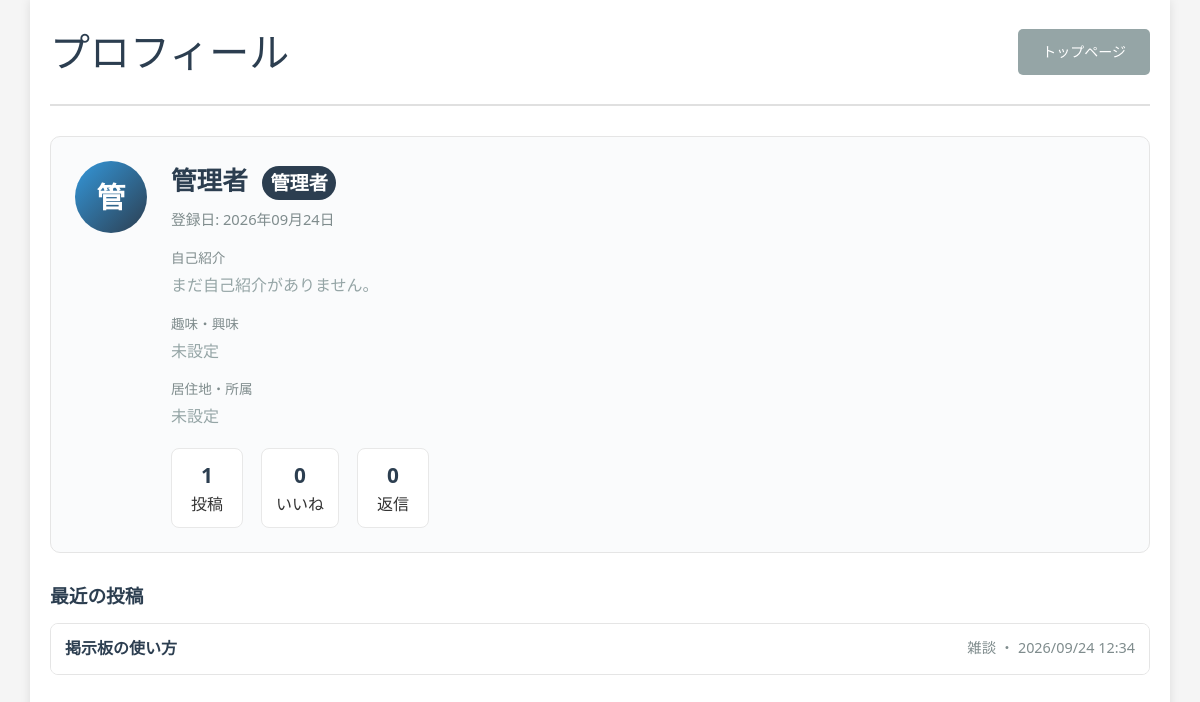
The page /profile.php?id=1 on the database its author committed.
### tables this page shows
CREATE TABLE IF NOT EXISTS users (
    id INT AUTO_INCREMENT PRIMARY KEY,
    name VARCHAR(100) NOT NULL,
    email VARCHAR(255) NOT NULL UNIQUE,
    password VARCHAR(255) NOT NULL,
    is_admin TINYINT(1) NOT NULL DEFAULT 0,
    bio TEXT NULL,
    hobby VARCHAR(100) NULL,
    location VARCHAR(100) NULL,
    avatar VARCHAR(255) NULL,
    created_at TIMESTAMP DEFAULT CURRENT_TIMESTAMP,
    updated_at TIMESTAMP DEFAULT CURRENT_TIMESTAMP ON UPDATE CURRENT_TIMESTAMP
);

CREATE TABLE IF NOT EXISTS posts (
    id INT AUTO_INCREMENT PRIMARY KEY,
    user_id INT NULL,
    is_pinned TINYINT(1) NOT NULL DEFAULT 0,
    category VARCHAR(100) NOT NULL DEFAULT '雑談',
    title VARCHAR(255) NOT NULL,
    content TEXT NOT NULL,
    author VARCHAR(100) NOT NULL,
    image_path VARCHAR(255) NULL,
    created_at TIMESTAMP DEFAULT CURRENT_TIMESTAMP,
    updated_at TIMESTAMP DEFAULT CURRENT_TIMESTAMP ON UPDATE CURRENT_TIMESTAMP,
    CONSTRAINT fk_posts_user FOREIGN KEY (user_id) REFERENCES users(id) ON DELETE SET NULL
);

### config/categories.php (called while the page is built, shortened)
<?php
function getCategoryTree(): array
{
    return [
        '料理' => [
            '和食' => ['寿司', 'ラーメン', '丼もの'],
            '洋食' => ['パスタ', 'ステーキ', 'ハンバーガー'],
            '中華' => ['炒め物', '点心'],
        ],
        'スポーツ' => [
            '球技' => ['サッカー', '野球', 'バスケ'],
            '個人競技' => ['陸上', '水泳', 'テニス', '卓球'],
            '観戦' => [],
        ],
        '娯楽' => [
            'ゲーム' => ['家庭用', 'スマホゲーム', 'PCゲーム'],
            '映画・ドラマ' => ['映画', 'アニメ', 'ドラマ'],
            '音楽' => [],
        ],
        '勉強' => [
            '学校' => ['授業', 'レポート', '試験'],
            '資格' => ['IT', '語学', 'その他資格'],
            '自学' => [],
        ],
        '雑談' => [
            '日常' => [],
            '質問' => [],
        ],
        '連絡' => [
            'お知らせ' => [],
            '募集' => [],
        ],
    ];
}
function getCategoryFlatOptions(): array
{
    $options = [];
    $tree = getCategoryTree();
    foreach ($tree as $l1 => $l2map) {
        $options[$l1] = $l1;
        foreach ($l2map as $l2 => $l3list) {
            $path2 = $l1 . '/' . $l2;
            $options[$path2] = $l1 . ' › ' . $l2;
            if (!is_array($l3list) || $l3list === []) {
                continue;
            }
            foreach ($l3list as $l3) {
                $path3 = $path2 . '/' . $l3;
                $options[$path3] = $l1 . ' › ' . $l2 . ' › ' . $l3;
            }
        }
    }
    return $options;
}
function formatCategoryLabel(string $path): string
{
    $path = trim($path);
    $options = getCategoryFlatOptions();
    if (isset($options[$path])) {
        return $options[$path];
    }
    return str_replace('/', ' › ', $path);
}

### profile.php (the view, shortened to what this page needs)
<?php
require_once 'config/database.php';
require_once 'config/profile.php';
require_once 'config/categories.php';
$userId = (int)($_GET['id'] ?? 0);
$user = getUserProfile($pdo, $userId);
$postCount = 0;
$likeCount = 0;
$replyCount = 0;
$recentPosts = [];
if ($user) {
    try {
        $stmt = $pdo->prepare("SELECT COUNT(*) FROM posts WHERE user_id = ?");
        $stmt->execute([$userId]);
        $postCount = (int)$stmt->fetchColumn();
        $stmt = $pdo->prepare("SELECT COUNT(*) FROM posts WHERE user_id IS NULL AND author = ?");
        $stmt->execute([$user['name']]);
        $postCount += (int)$stmt->fetchColumn();
        $stmt = $pdo->prepare("SELECT COUNT(*) FROM post_likes WHERE user_id = ?");
        $stmt->execute([$userId]);
        $likeCount = (int)$stmt->fetchColumn();
        $stmt = $pdo->prepare("SELECT COUNT(*) FROM post_replies WHERE user_id = ?");
        $stmt->execute([$userId]);
        $replyCount = (int)$stmt->fetchColumn();
        $stmt = $pdo->prepare(
            "SELECT id, title, category, created_at, is_pinned
             FROM posts
             WHERE user_id = ? OR (user_id IS NULL AND author = ?)
             ORDER BY created_at DESC
             LIMIT 10"
        );
        $stmt->execute([$userId, $user['name']]);
        $recentPosts = $stmt->fetchAll();
    } catch (PDOException $e) {
    }
}
?>
<!DOCTYPE html>
<html lang="ja">
<head>
    <link rel="stylesheet" href="css/style.css?v=9">
</head>
<body>
    <div class="container">
        <header>
            <h1>プロフィール</h1>
            <div class="header-actions">
                <a href="index.php" class="btn btn-secondary">トップページ</a>
            </div>
        </header>
        <main>
            <?php if (!$user): ?>
                <div class="no-posts">
                    <p>ユーザーが見つかりません。</p>
                    <a href="index.php" class="btn btn-secondary">トップに戻る</a>
                </div>
            <?php else: ?>
                <section class="profile-card">
                    <?php echo renderUserAvatarHtml($user); ?>
                    <div class="profile-main">
                        <h2 class="profile-name">
                            <?php echo htmlspecialchars($user['name']); ?>
                            <?php if ((int)($user['is_admin'] ?? 0) === 1): ?>
                                <span class="admin-badge">管理者</span>
                            <?php endif; ?>
                        </h2>
                        <p class="profile-meta">登録日: <?php echo date('Y年m月d日', strtotime($user['created_at'])); ?></p>
                        <dl class="profile-fields">
                            <div>
                                <dt>自己紹介</dt>
                                <dd>
                                    <?php if (trim((string)($user['bio'] ?? '')) !== ''): ?>
                                        <?php echo nl2br(htmlspecialchars($user['bio'])); ?>
                                    <?php else: ?>
                                        <span class="profile-empty">まだ自己紹介がありません。</span>
                                    <?php endif; ?>
                                </dd>
                            </div>
                            <div>
                                <dt>趣味・興味</dt>
                                <dd>
                                    <?php if (trim((string)($user['hobby'] ?? '')) !== ''): ?>
                                        <?php echo htmlspecialchars($user['hobby']); ?>
                                    <?php else: ?>
                                        <span class="profile-empty">未設定</span>
                                    <?php endif; ?>
                                </dd>
                            </div>
                            <div>
                                <dt>居住地・所属</dt>
                                <dd>
                                    <?php if (trim((string)($user['location'] ?? '')) !== ''): ?>
                                        <?php echo htmlspecialchars($user['location']); ?>
                                    <?php else: ?>
                                        <span class="profile-empty">未設定</span>
                                    <?php endif; ?>
                                </dd>
                            </div>
                        </dl>
                        <div class="profile-stats">
                            <div class="profile-stat"><span class="profile-stat-num"><?php echo $postCount; ?></span><span>投稿</span></div>
                            <div class="profile-stat"><span class="profile-stat-num"><?php echo $likeCount; ?></span><span>いいね</span></div>
                            <div class="profile-stat"><span class="profile-stat-num"><?php echo $replyCount; ?></span><span>返信</span></div>
                        </div>
                    </div>
                </section>
                <section class="profile-posts">
                    <h3>最近の投稿</h3>
                    <?php if (empty($recentPosts)): ?>
                        <p class="profile-empty">まだ投稿がありません。</p>
                    <?php else: ?>
                        <ul class="profile-post-list">
                            <?php foreach ($recentPosts as $post): ?>
                                <li>
                                    <a href="index.php#post-<?php echo (int)$post['id']; ?>">
                                        <?php echo htmlspecialchars($post['title']); ?>
                                    </a>
                                    <span class="profile-post-meta">
                                        <?php echo htmlspecialchars(formatCategoryLabel($post['category'] ?? '雑談')); ?>
                                        ・
                                        <?php echo date('Y/m/d H:i', strtotime($post['created_at'])); ?>
                                    </span>
                                </li>
                            <?php endforeach; ?>
                        </ul>
                    <?php endif; ?>
                </section>
            <?php endif; ?>
        </main>
    </div>
</body>
</html>

### config/profile.php (shortened to what this page needs)
<?php
function ensureProfileSchema(PDO $pdo): void
{
    static $done = false;
    if ($done) {
        return;
    }
    $done = true;
}
function getUserProfile(PDO $pdo, int $userId): ?array
{
    try {
        $stmt = $pdo->prepare(
            "SELECT id, name, email, bio, hobby, location, avatar, is_admin, created_at
             FROM users
             WHERE id = ?"
        );
        $stmt->execute([$userId]);
        $user = $stmt->fetch();
        return $user ?: null;
    } catch (PDOException $e) {
        try {
            $stmt = $pdo->prepare(
                "SELECT id, name, email, bio, hobby, location, is_admin, created_at
                 FROM users
                 WHERE id = ?"
            );
            $stmt->execute([$userId]);
            $user = $stmt->fetch();
            if ($user) {
                $user['avatar'] = null;
            }
            return $user ?: null;
        } catch (PDOException $e2) {
            return null;
        }
    }
}
function renderUserAvatarHtml(?array $user, string $extraClass = ''): string
{
    $name = (string)($user['name'] ?? '?');
    $avatar = trim((string)($user['avatar'] ?? ''));
    $class = trim('profile-avatar ' . $extraClass);
    return '<div class="' . htmlspecialchars($class) . '" aria-hidden="true">'
        . htmlspecialchars(mb_substr($name, 0, 1))
        . '</div>';
}

### css/style.css (style rules this page uses)
* { margin: 0; padding: 0; box-sizing: border-box; }
body { font-family: 'Segoe UI', Tahoma, Geneva, Verdana, sans-serif; line-height: 1.6; color: #333; background-color: #f5f5f5; }
.container { width: 95%; max-width: 1400px; margin: 0 auto; padding: 20px; background-color: white; min-height: 100vh; box-shadow: 0 0 10px rgba(0,0,0,0.1); }
header { display: flex; justify-content: space-between; align-items: center; margin-bottom: 30px; padding-bottom: 20px; border-bottom: 2px solid #e0e0e0; }
header h1 { color: #2c3e50; font-size: 2.5em; font-weight: 300; }
.btn { display: inline-block; padding: 12px 24px; text-decoration: none; border-radius: 5px; font-weight: 500; transition: all 0.3s ease; border: none; cursor: pointer; font-size: 14px; }
.btn-secondary { background-color: #95a5a6; color: white; }
.header-actions { display: flex; align-items: center; gap: 15px; flex-wrap: nowrap; overflow: visible; }
.header-actions .btn, .header-actions .notification-menu { flex-shrink: 0; }
.header-actions .btn { display: inline-flex; align-items: center; justify-content: center; white-space: nowrap; width: auto; min-width: 96px; }
.admin-badge { display: inline-block; margin-left: 8px; padding: 2px 8px; border-radius: 999px; font-size: 0.75em; font-weight: 700; color: #fff; background-color: #2c3e50; vertical-align: middle; }
.profile-card { display: flex; gap: 24px; align-items: flex-start; padding: 24px; border: 1px solid #e5e5e5; border-radius: 10px; background: #fafbfc; margin-bottom: 28px; }
.profile-avatar { width: 72px; height: 72px; border-radius: 50%; background: linear-gradient(135deg, #3498db, #2c3e50); color: #fff; display: flex; align-items: center; justify-content: center; font-size: 1.8em; font-weight: 700; flex-shrink: 0; overflow: hidden; }
.profile-main { flex: 1; min-width: 0; }
.profile-name { margin-bottom: 6px; color: #2c3e50; font-size: 1.6em; }
.profile-meta { color: #7f8c8d; margin-bottom: 16px; font-size: 0.92em; }
.profile-fields { display: grid; gap: 14px; margin-bottom: 18px; }
.profile-fields dt { font-size: 0.85em; color: #7f8c8d; margin-bottom: 4px; }
.profile-fields dd { color: #333; line-height: 1.6; }
.profile-empty { color: #95a5a6; }
.profile-stats { display: flex; gap: 18px; flex-wrap: wrap; }
.profile-stat { display: flex; flex-direction: column; align-items: center; min-width: 72px; padding: 10px 14px; background: #fff; border: 1px solid #e8e8e8; border-radius: 8px; }
.profile-stat-num { font-size: 1.3em; font-weight: 700; color: #2c3e50; }
.profile-posts h3 { margin-bottom: 12px; color: #2c3e50; }
.profile-post-list { list-style: none; border: 1px solid #e5e5e5; border-radius: 8px; overflow: hidden; }
.profile-post-list li { display: flex; justify-content: space-between; gap: 12px; flex-wrap: wrap; padding: 12px 14px; border-bottom: 1px solid #eee; background: #fff; }
.profile-post-list li:last-child { border-bottom: none; }
.profile-post-list a { color: #2c3e50; text-decoration: none; font-weight: 600; }
.profile-post-meta { color: #7f8c8d; font-size: 0.9em; }

### rows shown on the page
users: name "管", name "管理者", created_at "2026年09月24日"
posts: title "掲示板の使い方", category "雑談", created_at "2026/09/24 12:34"

### other values the page prints
$postCount "1"
$likeCount "0"
$replyCount "0"
